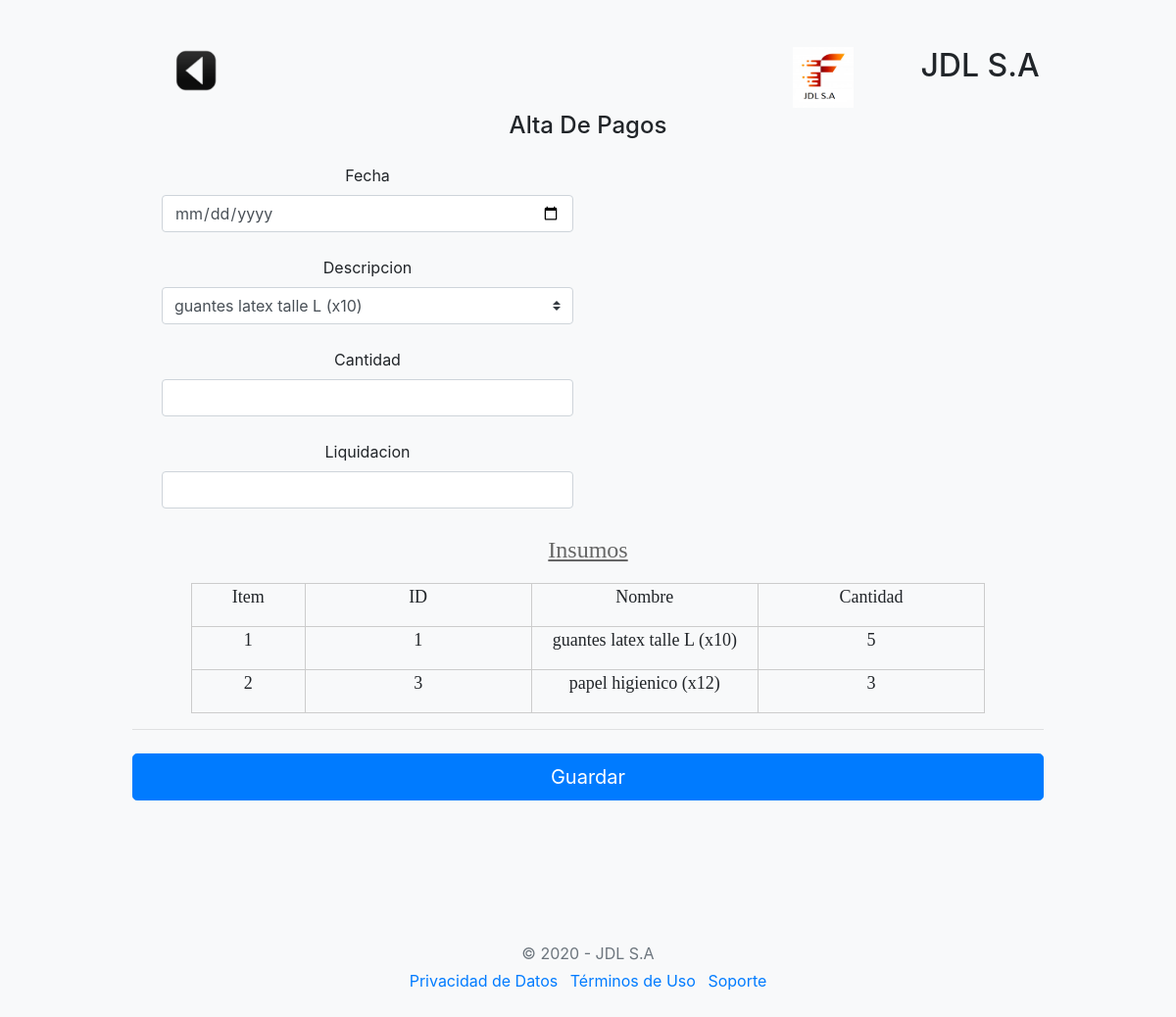
The page /admin/admin2.php on the database its author committed.
### tables this page shows
CREATE TABLE `insumos` (
  `id_insumo` int(8) NOT NULL,
  `fecha_insumo` date DEFAULT NULL,
  `descripcion_insumo` varchar(30) DEFAULT NULL,
  `precio_insumo` decimal(12,5) DEFAULT NULL,
  `cantidad_insumo` int(4) DEFAULT NULL
);

### admin/admin2.php (the view, shortened to what this page needs)
<!doctype html>
<html>
<?php
    require "../metodos.php";
?>
  <body class="bg-light">
    <div class="container">
 <div class="py-5 text-center">
  <div class="row">
    <div class="col-sm-2"><h2>
		<img border="0" src="../img/atras.png" width="48" height="48" title="Volver al menú"
		onclick=location.href='../admin/'; onKeyPress=location.href='../admin/'; style='cursor:pointer';/>
	</h2>
	</div>
	<div class="col-sm-2"></div>
    <div class="col-sm-2"></div>
    <div class="col-sm-2"></div>
  <div class="col-sm-2"><img class="d-block mx-auto mb-1" src="../img/jdlsa.png" alt="" width="62" height="62"></div>
  <div class="col-sm-2"><h2>JDL S.A</h2></div>
</div>
    <div class="col-md-12 order-md-1">
      <h4 class="mb-4">Alta De Pagos</h4>
      <form class="needs-validation" novalidate action="grabar2.php" method="post">
<?php
   require "../conexion.php";
    $sql = "SELECT * from insumos order by id_insumo";
	$query = $mysqli->query($sql);
	while($resultado = $query->fetch_assoc()) {
        $insumos[] = $resultado;
    }
?>
          <div class="col-md-6 mb-4">
            <label for="fecha_pago">Fecha</label>
            <input type="date" class="form-control" name="fecha_pago" placeholder="" value="" required>
          </div>
        <div class="col-md-6 mb-4">
           <label for="descripcion">Descripcion</label>
           <select class="custom-select d-block w-100" name="descripcion_pago" required>
           <?php
				     $long = count($insumos);
				     for($i=0; $i< $long; $i++){
				     echo "<option";
				     echo " value=" .$insumos[$i]['descripcion_insumo'] ."," .$clinicos[$i]['cantidad_insumo'] .">";
                 echo $insumos[$i]['descripcion_insumo'];
				     echo "</option>";
             }
				   ?>
            </select>
          </div>
          <div class="col-md-6 mb-4">
            <label for="cantidad_insumo">Cantidad</label>
            <input type="text" class="form-control" name="cantidad_insumo" placeholder="" value="" required>
          </div>
          <div class="col-md-6 mb-4">
            <label for="liqui_pago">Liquidacion</label>
            <input type="text" class="form-control" name="liqui_pago" placeholder="" value="" required>
          </div>
          <p align="center"> <font face="Verdana" size="5" color="#666666"><u>Insumos</u></font></i></p>
<div align="center">
  <center>
 <table border="1" cellpadding="0" cellspacing="0"  bordercolor="#CCCCCC" style="border-collapse: collapse" width="90%">
  <tr>
      <td width="10%" height="35"><p align="center"><font face="Verdana" size="4" >Item</font></i></td>
      <td width="20%" height="35"><p align="center"><font face="Verdana" size="4" >ID</font></i></td>
	  <td width="20%" height="35"><p align="center"><font face="Verdana" size="4" >Nombre</font></i></td>
	  <td width="20%" height="35"><p align="center"><font face="Verdana" size="4" >Cantidad</font></i></td>
	  </tr>
	<?php $long = count($insumos);
				for($i=0; $i< $long; $i++){
				?>
  <tr>
    <td width="10%" height="35">  <p align="center"><font face="Verdana" size="4" ><?php echo $i+1;?></font></i></td>
    <td width="20%" height="35">  <p align="center"><font face="Verdana" size="4" ><?php echo $insumos[$i]['id_insumo'];?></font></i></td>
	<td width="20%" height="35">  <p align="center"><font face="Verdana" size="4" ><?php echo $insumos[$i]['descripcion_insumo'];?></font></i></td>
	<td width="20%" height="35">  <p align="center"><font face="Verdana" size="4" ><?php echo $insumos[$i]['cantidad_insumo'];?></font></i></td>
	</tr>
  <?php  } ?>
  </table>
  </center>
</div>
    </div>
     <hr class="mb-4">
        <button class="btn btn-primary btn-lg btn-block" type="submit">Guardar</button>
    </div>
  <footer class="my-5 pt-5 text-muted text-center text-small">
    <p class="mb-1">&copy; 2020 - JDL S.A</p>
    <ul class="list-inline">
      <li class="list-inline-item"><a href="#">Privacidad de Datos</a></li>
      <li class="list-inline-item"><a href="#">Términos de Uso</a></li>
      <li class="list-inline-item"><a href="#">Soporte</a></li>
    </ul>
  </footer>
</div>
</body>
</html>

### js/form-validation.css (style rules this page uses)
.container { max-width: 960px; }

### rows shown on the page
insumos: id_insumo "1", descripcion_insumo "guantes latex talle L (x10)", cantidad_insumo "5"
insumos: id_insumo "3", descripcion_insumo "papel higienico (x12)", cantidad_insumo "3"

### other values the page prints
form field descripcion_pago "guantes latex talle L (x10)"
